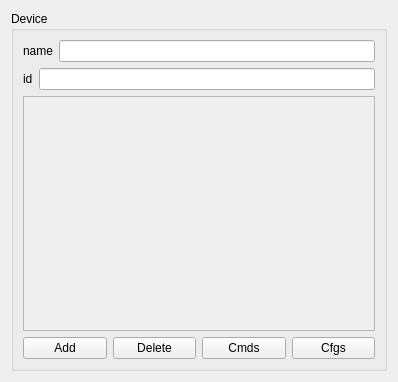
<?xml version="1.0" encoding="UTF-8"?>
<ui version="4.0">
 <class>DeviceDetails</class>
 <widget class="QWidget" name="DeviceDetails">
  <property name="geometry">
   <rect>
    <x>0</x>
    <y>0</y>
    <width>398</width>
    <height>382</height>
   </rect>
  </property>
  <property name="windowTitle">
   <string>DeviceDetails</string>
  </property>
  <layout class="QVBoxLayout" name="verticalLayout_2">
   <item>
    <widget class="QGroupBox" name="groupBox">
     <property name="title">
      <string>Device</string>
     </property>
     <layout class="QVBoxLayout" name="verticalLayout_5">
      <item>
       <layout class="QHBoxLayout" name="horizontalLayout_3">
        <item>
         <layout class="QVBoxLayout" name="verticalLayout_3">
          <item>
           <layout class="QHBoxLayout" name="horizontalLayout">
            <item>
             <widget class="QLabel" name="nameLabel">
              <property name="text">
               <string>name</string>
              </property>
             </widget>
            </item>
            <item>
             <widget class="QLineEdit" name="nameEdit"/>
            </item>
           </layout>
          </item>
          <item>
           <layout class="QHBoxLayout" name="horizontalLayout_2">
            <item>
             <widget class="QLabel" name="idLabel">
              <property name="text">
               <string>id</string>
              </property>
             </widget>
            </item>
            <item>
             <widget class="QLineEdit" name="idEdit"/>
            </item>
           </layout>
          </item>
          <item>
           <widget class="QScrollArea" name="scrollArea">
            <property name="widgetResizable">
             <bool>true</bool>
            </property>
            <widget class="QWidget" name="messageContents">
             <property name="geometry">
              <rect>
               <x>0</x>
               <y>0</y>
               <width>346</width>
               <height>202</height>
              </rect>
             </property>
             <layout class="QVBoxLayout" name="verticalLayout"/>
            </widget>
           </widget>
          </item>
          <item>
           <layout class="QHBoxLayout" name="horizontalLayout_5">
            <item>
             <widget class="QPushButton" name="addButton">
              <property name="text">
               <string>Add</string>
              </property>
             </widget>
            </item>
            <item>
             <widget class="QPushButton" name="deleteDeviceButton">
              <property name="text">
               <string>Delete</string>
              </property>
             </widget>
            </item>
            <item>
             <widget class="QPushButton" name="cmdsButton">
              <property name="text">
               <string>Cmds</string>
              </property>
              <property name="checkable">
               <bool>true</bool>
              </property>
             </widget>
            </item>
            <item>
             <widget class="QPushButton" name="cfgsButton">
              <property name="text">
               <string>Cfgs</string>
              </property>
              <property name="checkable">
               <bool>true</bool>
              </property>
             </widget>
            </item>
           </layout>
          </item>
          <item>
           <layout class="QHBoxLayout" name="horizontalLayout_4"/>
          </item>
         </layout>
        </item>
        <item>
         <layout class="QVBoxLayout" name="cfgDetails"/>
        </item>
        <item>
         <layout class="QVBoxLayout" name="cmdDetails"/>
        </item>
       </layout>
      </item>
     </layout>
    </widget>
   </item>
  </layout>
 </widget>
 <resources/>
 <connections/>
</ui>
